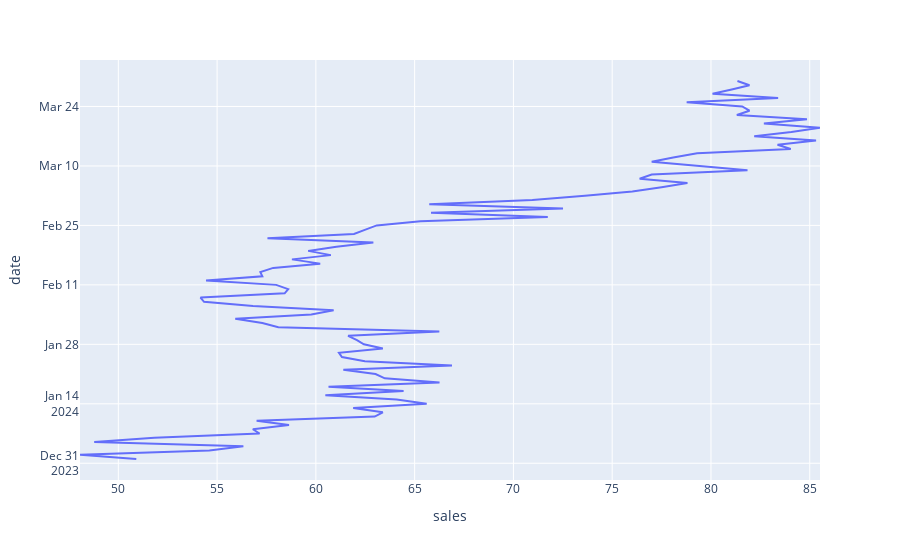

The code cell stored with this chart in its notebook:
### Code cell
fig = px.line(data_frame=sales, x='sales', y='date')
fig.show()
